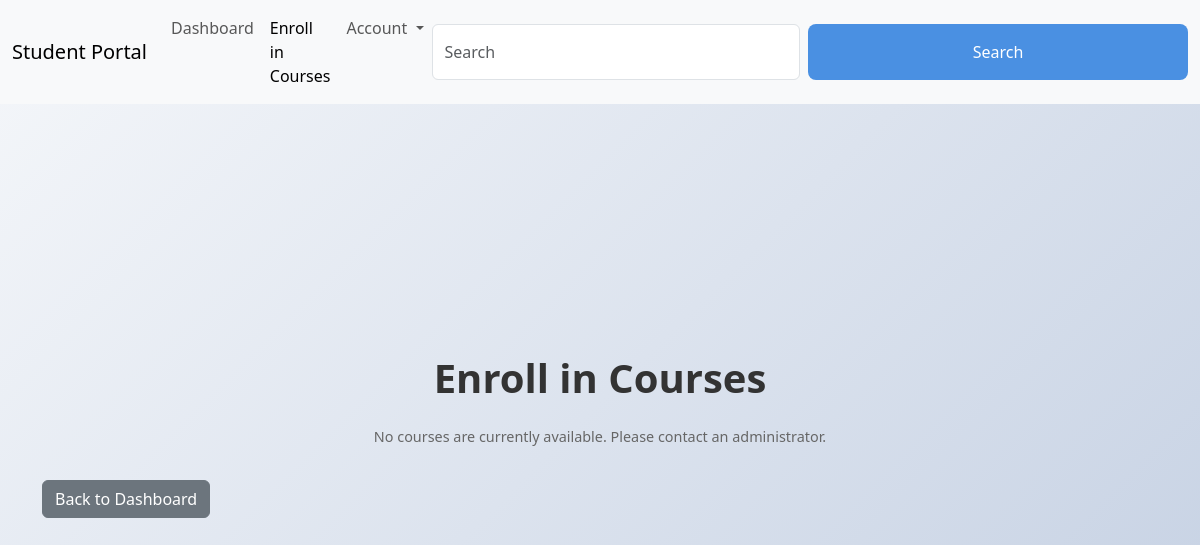
The page /enroll/courses (signed in) on the database as committed earlier.
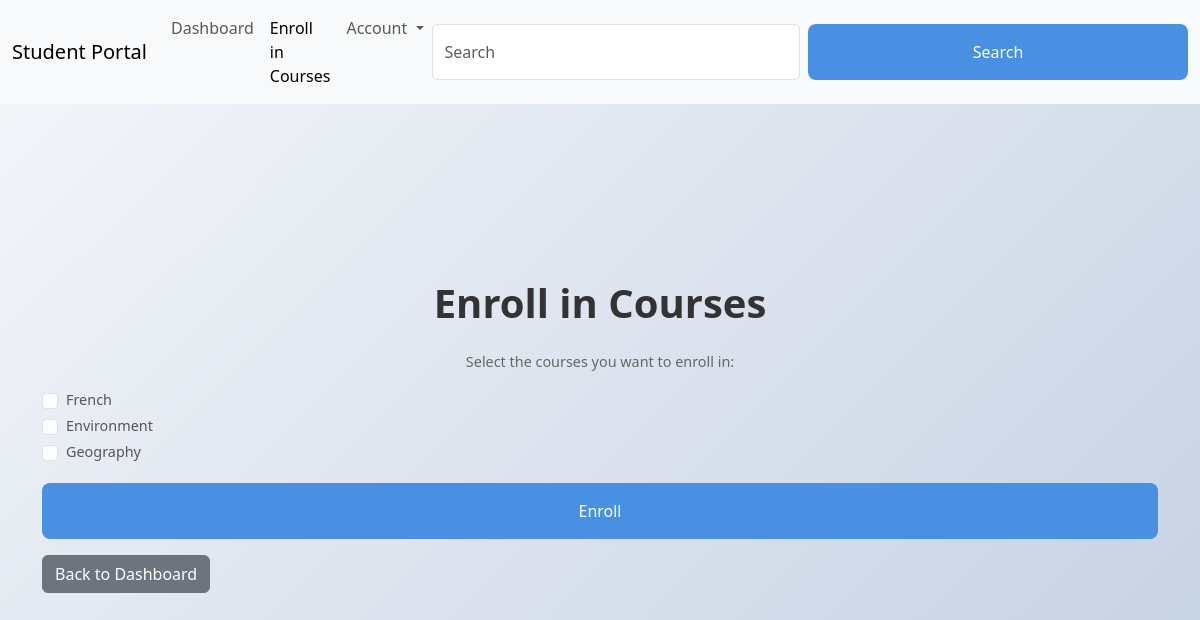
The same page on the database as committed later.
### app.py (models this page shows)
class Subject(db.Model):
    __tablename__ = 'subjects'
    subject_id = db.Column(db.Integer, primary_key=True, autoincrement=True)
    subject_name = db.Column(db.String(80), unique=True, nullable=False)

### app.py (the view, shortened to what this page needs)
@app.route('/enroll/courses', methods=['GET', 'POST'])
@login_required
def enroll_courses():
    if current_user.user_type != 'student':
        flash('Access denied')
        return redirect(url_for('dashboard'))
    subjects = Subject.query.all()
    return render_template('enroll_courses.html', subjects=subjects)

### app.py (called while the page is built)
@login_manager.user_loader
def load_user(username):
    return User.query.get(username)

@app.context_processor
def utility_processor():
    def url_for_static(route):
        return url_for('static', filename=route)
    return {
        'url_for_static': url_for_static
    }

### templates/enroll_courses.html (shortened to what this page needs)
<!DOCTYPE html>
<html lang="en"> <head>
    <link rel="stylesheet" href="{{ url_for('static', filename='bootstrap.min.css') }}">
    <link rel="stylesheet" href="{{ url_for('static', filename='style.css') }}">
</head>
<body>
    <nav class="navbar navbar-expand-lg bg-body-tertiary fixed-top"> <div class="container-fluid">
            <a class="navbar-brand" href="{{ url_for('dashboard') }}">Student Portal</a>
            <div class="collapse navbar-collapse" id="navbarSupportedContent">
                <ul class="navbar-nav me-auto mb-2 mb-lg-0">
                    <li class="nav-item">
                        <a class="nav-link" href="{{ url_for('dashboard') }}">Dashboard</a>
                    </li>
                    <li class="nav-item">
                        <a class="nav-link active" aria-current="page" href="{{ url_for('enroll_courses') }}">Enroll in Courses</a>
                    </li>
                    <li class="nav-item dropdown">
                        <a class="nav-link dropdown-toggle" href="#" role="button" data-bs-toggle="dropdown" aria-expanded="false">
                            Account
                        </a>
                    </li>
                </ul>
                <form class="d-flex" role="search">
                    <input class="form-control me-2" type="search" placeholder="Search" aria-label="Search">
                    <button class="btn btn-outline-success" type="submit">Search</button>
                </form>
            </div>
        </div>
    </nav>
    <div class="container mt-5"> <h1 class="mt-4">Enroll in Courses</h1>
        <form method="POST">
            {% if subjects %}
                <p>Select the courses you want to enroll in:</p>
                {% for subject in subjects %}
                    <div class="form-check">
                        <input class="form-check-input" type="checkbox" name="subjects" value="{{ subject.subject_id }}" id="subject_{{ subject.subject_id }}">
                        <label class="form-check-label" for="subject_{{ subject.subject_id }}">
                            {{ subject.subject_name }}
                        </label>
                    </div>
                {% endfor %}
                <button type="submit" class="btn btn-primary mt-3">Enroll</button>
            {% else %}
                <p>No courses are currently available. Please contact an administrator.</p>
            {% endif %}
        </form>
        <a href="{{ url_for('dashboard') }}" class="btn btn-secondary mt-3">Back to Dashboard</a>
    </div>
</body>
</html>

### static/style.css (style rules this page uses)
* { margin: 0; padding: 0; box-sizing: border-box; font-family: 'Segoe UI', Tahoma, Geneva, Verdana, sans-serif; }
body { background: linear-gradient(135deg, #f5f7fa 0%, #c3cfe2 100%); height: 100vh; display: flex; justify-content: center; align-items: center; }
h1 { color: #333; margin-bottom: 1.5rem; text-align: center; font-weight: 600; }
form { width: 100%; }
label { display: block; margin-bottom: 0.5rem; color: #555; font-size: 0.9rem; font-weight: 500; }
button[type="submit"] { background-color: #4a90e2; color: white; border: none; border-radius: 0.5rem; padding: 1rem 1.5rem; width: 100%; cursor: pointer; font-size: 1rem; font-weight: 500; transition: background-color 0.3s ease; }
p { text-align: center; margin-top: 1.5rem; color: #666; font-size: 0.9rem; }
a { color: #4a90e2; text-decoration: none; font-weight: 500; transition: color 0.3s ease; }

Rows that differ between the two databases and show on the page:
added Subject: subject_name "French"
added Subject: subject_name "Environment"
added Subject: subject_name "Geography"
Other text that changed with them:
text no longer shown: "No courses are currently available. Please contact an administrator."
text now shown: "Select the courses you want to enroll in: Enroll"
